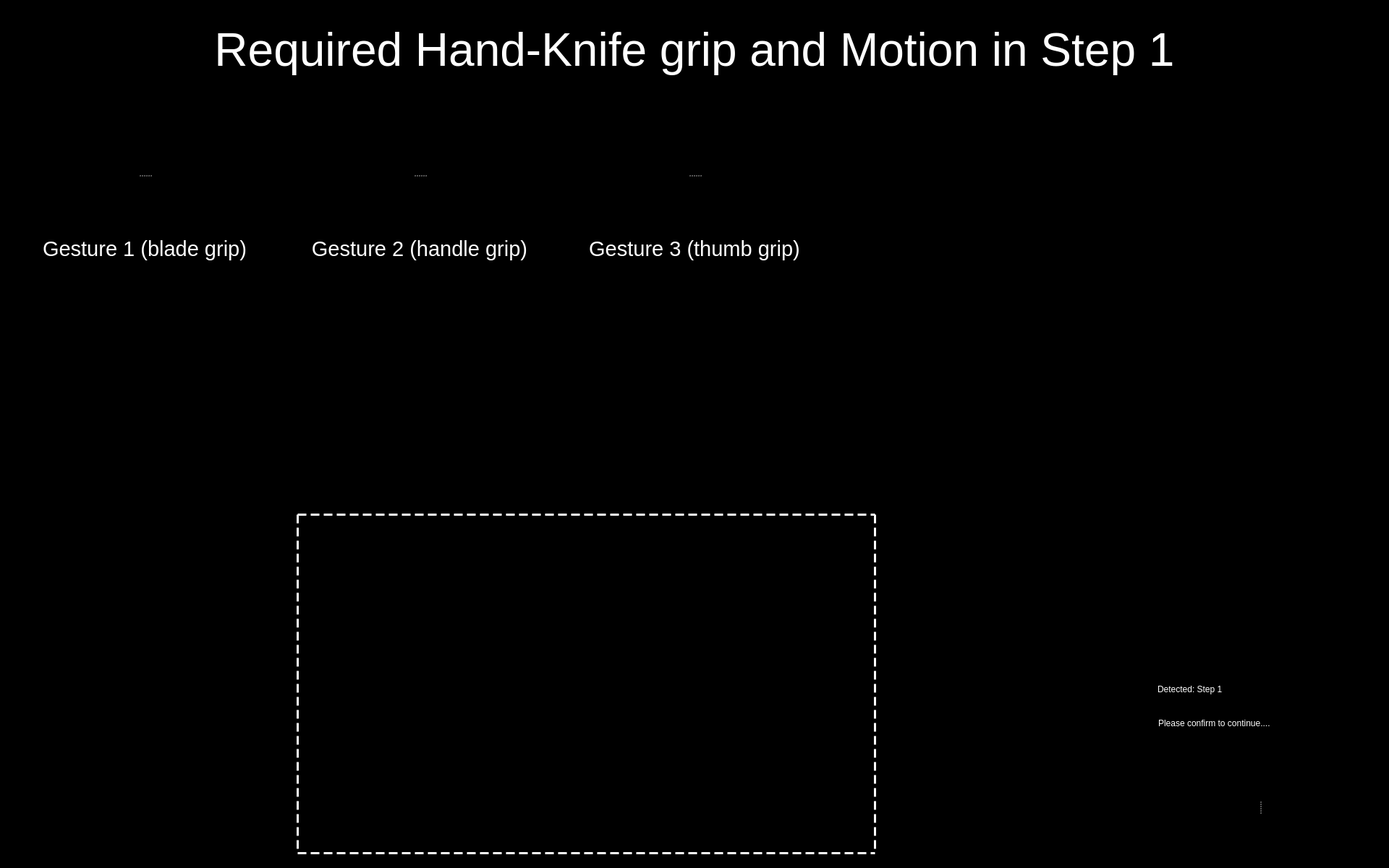
<?xml version="1.0" encoding="UTF-8"?>
<ui version="4.0">
 <class>Entry_Step_1_UI</class>
 <widget class="QWidget" name="Entry_Step_1_UI">
  <property name="windowModality">
   <enum>Qt::WindowModal</enum>
  </property>
  <property name="enabled">
   <bool>true</bool>
  </property>
  <property name="geometry">
   <rect>
    <x>0</x>
    <y>0</y>
    <width>1920</width>
    <height>1200</height>
   </rect>
  </property>
  <property name="sizePolicy">
   <sizepolicy hsizetype="Preferred" vsizetype="Preferred">
    <horstretch>0</horstretch>
    <verstretch>0</verstretch>
   </sizepolicy>
  </property>
  <property name="minimumSize">
   <size>
    <width>0</width>
    <height>0</height>
   </size>
  </property>
  <property name="maximumSize">
   <size>
    <width>1920</width>
    <height>1200</height>
   </size>
  </property>
  <property name="windowTitle">
   <string>Food Assist</string>
  </property>
  <property name="windowOpacity">
   <double>1.000000000000000</double>
  </property>
  <property name="styleSheet">
   <string notr="true">background-color: rgb(0, 0, 0);</string>
  </property>
  <widget class="QWidget" name="widget" native="true">
   <property name="geometry">
    <rect>
     <x>1540</x>
     <y>930</y>
     <width>371</width>
     <height>91</height>
    </rect>
   </property>
   <property name="styleSheet">
    <string notr="true">background-color: rgb(0, 0, 0);</string>
   </property>
   <widget class="QLabel" name="label">
    <property name="geometry">
     <rect>
      <x>10</x>
      <y>0</y>
      <width>41</width>
      <height>51</height>
     </rect>
    </property>
    <property name="styleSheet">
     <string notr="true"/>
    </property>
    <property name="text">
     <string/>
    </property>
    <property name="pixmap">
     <pixmap resource="resources/res.qrc">:/img/Icon Detected.svg</pixmap>
    </property>
    <property name="alignment">
     <set>Qt::AlignRight|Qt::AlignTrailing|Qt::AlignVCenter</set>
    </property>
   </widget>
   <widget class="QLabel" name="label_2">
    <property name="geometry">
     <rect>
      <x>60</x>
      <y>3</y>
      <width>271</width>
      <height>40</height>
     </rect>
    </property>
    <property name="styleSheet">
     <string notr="true">font: 75 28pt &quot;Arial&quot;;
color: rgb(255, 255, 255);</string>
    </property>
    <property name="text">
     <string>Detected: Step 1</string>
    </property>
    <property name="textFormat">
     <enum>Qt::RichText</enum>
    </property>
   </widget>
   <widget class="QLabel" name="label_3">
    <property name="geometry">
     <rect>
      <x>61</x>
      <y>54</y>
      <width>321</width>
      <height>31</height>
     </rect>
    </property>
    <property name="styleSheet">
     <string notr="true">font: 18pt &quot;Arial&quot;;
color: rgb(255, 255, 255)</string>
    </property>
    <property name="text">
     <string>Please confirm to continue....</string>
    </property>
   </widget>
  </widget>
  <widget class="QLabel" name="img_detected_step1">
   <property name="geometry">
    <rect>
     <x>1550</x>
     <y>430</y>
     <width>351</width>
     <height>411</height>
    </rect>
   </property>
   <property name="frameShape">
    <enum>QFrame::NoFrame</enum>
   </property>
   <property name="text">
    <string/>
   </property>
   <property name="pixmap">
    <pixmap resource="resources/res.qrc">:/detected steps/Detected Step1.png</pixmap>
   </property>
   <property name="scaledContents">
    <bool>true</bool>
   </property>
  </widget>
  <widget class="QLabel" name="label_8">
   <property name="geometry">
    <rect>
     <x>410</x>
     <y>710</y>
     <width>801</width>
     <height>471</height>
    </rect>
   </property>
   <property name="styleSheet">
    <string notr="true">border :3px solid white;
border-style : dashed;
background-color: rgb(0, 0, 0, 0);</string>
   </property>
   <property name="text">
    <string/>
   </property>
  </widget>
  <widget class="QWidget" name="widget_2" native="true">
   <property name="geometry">
    <rect>
     <x>1559</x>
     <y>1030</y>
     <width>361</width>
     <height>161</height>
    </rect>
   </property>
   <property name="styleSheet">
    <string notr="true">background-color: rgb(0,0,0);</string>
   </property>
   <widget class="QSplitter" name="splitter">
    <property name="geometry">
     <rect>
      <x>10</x>
      <y>10</y>
      <width>345</width>
      <height>150</height>
     </rect>
    </property>
    <property name="frameShape">
     <enum>QFrame::NoFrame</enum>
    </property>
    <property name="frameShadow">
     <enum>QFrame::Plain</enum>
    </property>
    <property name="lineWidth">
     <number>0</number>
    </property>
    <property name="orientation">
     <enum>Qt::Horizontal</enum>
    </property>
    <property name="opaqueResize">
     <bool>false</bool>
    </property>
    <property name="handleWidth">
     <number>45</number>
    </property>
    <property name="childrenCollapsible">
     <bool>false</bool>
    </property>
    <widget class="QPushButton" name="button_yes">
     <property name="enabled">
      <bool>true</bool>
     </property>
     <property name="minimumSize">
      <size>
       <width>81</width>
       <height>81</height>
      </size>
     </property>
     <property name="maximumSize">
      <size>
       <width>150</width>
       <height>150</height>
      </size>
     </property>
     <property name="cursor">
      <cursorShape>OpenHandCursor</cursorShape>
     </property>
     <property name="focusPolicy">
      <enum>Qt::WheelFocus</enum>
     </property>
     <property name="contextMenuPolicy">
      <enum>Qt::DefaultContextMenu</enum>
     </property>
     <property name="icon">
      <iconset resource="resources/res.qrc">
       <normaloff>:/buttons/Button Yes.svg</normaloff>:/buttons/Button Yes.svg</iconset>
     </property>
     <property name="iconSize">
      <size>
       <width>144</width>
       <height>144</height>
      </size>
     </property>
     <property name="autoDefault">
      <bool>false</bool>
     </property>
     <property name="default">
      <bool>false</bool>
     </property>
     <property name="flat">
      <bool>true</bool>
     </property>
    </widget>
    <widget class="QPushButton" name="button_no">
     <property name="enabled">
      <bool>true</bool>
     </property>
     <property name="minimumSize">
      <size>
       <width>81</width>
       <height>81</height>
      </size>
     </property>
     <property name="maximumSize">
      <size>
       <width>150</width>
       <height>150</height>
      </size>
     </property>
     <property name="cursor">
      <cursorShape>OpenHandCursor</cursorShape>
     </property>
     <property name="focusPolicy">
      <enum>Qt::WheelFocus</enum>
     </property>
     <property name="contextMenuPolicy">
      <enum>Qt::DefaultContextMenu</enum>
     </property>
     <property name="icon">
      <iconset resource="resources/res.qrc">
       <normaloff>:/buttons/Button No.svg</normaloff>:/buttons/Button No.svg</iconset>
     </property>
     <property name="iconSize">
      <size>
       <width>144</width>
       <height>144</height>
      </size>
     </property>
     <property name="autoDefault">
      <bool>false</bool>
     </property>
     <property name="default">
      <bool>false</bool>
     </property>
     <property name="flat">
      <bool>true</bool>
     </property>
    </widget>
   </widget>
  </widget>
  <widget class="QLabel" name="label_text_1">
   <property name="geometry">
    <rect>
     <x>40</x>
     <y>20</y>
     <width>1840</width>
     <height>100</height>
    </rect>
   </property>
   <property name="font">
    <font>
     <family>Arial</family>
     <pointsize>48</pointsize>
     <weight>9</weight>
     <italic>false</italic>
     <bold>false</bold>
    </font>
   </property>
   <property name="styleSheet">
    <string notr="true">font: 75 48pt &quot;Arial&quot;;
color: rgb(255, 255, 255);</string>
   </property>
   <property name="text">
    <string>Required Hand-Knife grip and Motion in Step 1</string>
   </property>
   <property name="textFormat">
    <enum>Qt::RichText</enum>
   </property>
   <property name="alignment">
    <set>Qt::AlignCenter</set>
   </property>
   <property name="wordWrap">
    <bool>true</bool>
   </property>
  </widget>
  <widget class="QSplitter" name="splitter_3">
   <property name="geometry">
    <rect>
     <x>420</x>
     <y>160</y>
     <width>320</width>
     <height>282</height>
    </rect>
   </property>
   <property name="orientation">
    <enum>Qt::Vertical</enum>
   </property>
   <widget class="QLabel" name="image_required_2">
    <property name="maximumSize">
     <size>
      <width>320</width>
      <height>240</height>
     </size>
    </property>
    <property name="text">
     <string/>
    </property>
    <property name="pixmap">
     <pixmap resource="resources/res.qrc">:/img/left_step1_gesture2.png</pixmap>
    </property>
    <property name="scaledContents">
     <bool>true</bool>
    </property>
   </widget>
   <widget class="QLabel" name="text_required_2">
    <property name="font">
     <font>
      <family>Arial</family>
      <pointsize>22</pointsize>
      <weight>9</weight>
      <italic>false</italic>
      <bold>false</bold>
     </font>
    </property>
    <property name="styleSheet">
     <string notr="true">font: 75 22pt &quot;Arial&quot;;
color: rgb(255, 255, 255);</string>
    </property>
    <property name="text">
     <string>Gesture 2 (handle grip)</string>
    </property>
    <property name="textFormat">
     <enum>Qt::PlainText</enum>
    </property>
    <property name="alignment">
     <set>Qt::AlignCenter</set>
    </property>
    <property name="wordWrap">
     <bool>true</bool>
    </property>
   </widget>
  </widget>
  <widget class="QSplitter" name="splitter_4">
   <property name="geometry">
    <rect>
     <x>800</x>
     <y>160</y>
     <width>320</width>
     <height>282</height>
    </rect>
   </property>
   <property name="orientation">
    <enum>Qt::Vertical</enum>
   </property>
   <widget class="QLabel" name="image_required_3">
    <property name="maximumSize">
     <size>
      <width>320</width>
      <height>240</height>
     </size>
    </property>
    <property name="text">
     <string/>
    </property>
    <property name="pixmap">
     <pixmap resource="resources/res.qrc">:/img/left_step1_gesture3.png</pixmap>
    </property>
    <property name="scaledContents">
     <bool>true</bool>
    </property>
   </widget>
   <widget class="QLabel" name="text_required_3">
    <property name="font">
     <font>
      <family>Arial</family>
      <pointsize>22</pointsize>
      <weight>9</weight>
      <italic>false</italic>
      <bold>false</bold>
     </font>
    </property>
    <property name="styleSheet">
     <string notr="true">font: 75 22pt &quot;Arial&quot;;
color: rgb(255, 255, 255);</string>
    </property>
    <property name="text">
     <string>Gesture 3 (thumb grip)</string>
    </property>
    <property name="textFormat">
     <enum>Qt::PlainText</enum>
    </property>
    <property name="alignment">
     <set>Qt::AlignCenter</set>
    </property>
    <property name="wordWrap">
     <bool>true</bool>
    </property>
   </widget>
  </widget>
  <widget class="QSplitter" name="splitter_2">
   <property name="geometry">
    <rect>
     <x>40</x>
     <y>160</y>
     <width>320</width>
     <height>282</height>
    </rect>
   </property>
   <property name="orientation">
    <enum>Qt::Vertical</enum>
   </property>
   <widget class="QLabel" name="image_required_1">
    <property name="maximumSize">
     <size>
      <width>320</width>
      <height>240</height>
     </size>
    </property>
    <property name="text">
     <string/>
    </property>
    <property name="pixmap">
     <pixmap resource="resources/res.qrc">:/img/left_step1_gesture1.png</pixmap>
    </property>
    <property name="scaledContents">
     <bool>true</bool>
    </property>
   </widget>
   <widget class="QLabel" name="text_required_1">
    <property name="font">
     <font>
      <family>Arial</family>
      <pointsize>22</pointsize>
      <weight>9</weight>
      <italic>false</italic>
      <bold>false</bold>
     </font>
    </property>
    <property name="styleSheet">
     <string notr="true">font: 75 22pt &quot;Arial&quot;;
color: rgb(255, 255, 255);</string>
    </property>
    <property name="text">
     <string>Gesture 1 (blade grip)</string>
    </property>
    <property name="textFormat">
     <enum>Qt::PlainText</enum>
    </property>
    <property name="alignment">
     <set>Qt::AlignCenter</set>
    </property>
    <property name="wordWrap">
     <bool>true</bool>
    </property>
   </widget>
  </widget>
 </widget>
 <resources>
  <include location="resources/res.qrc"/>
 </resources>
 <connections/>
</ui>
